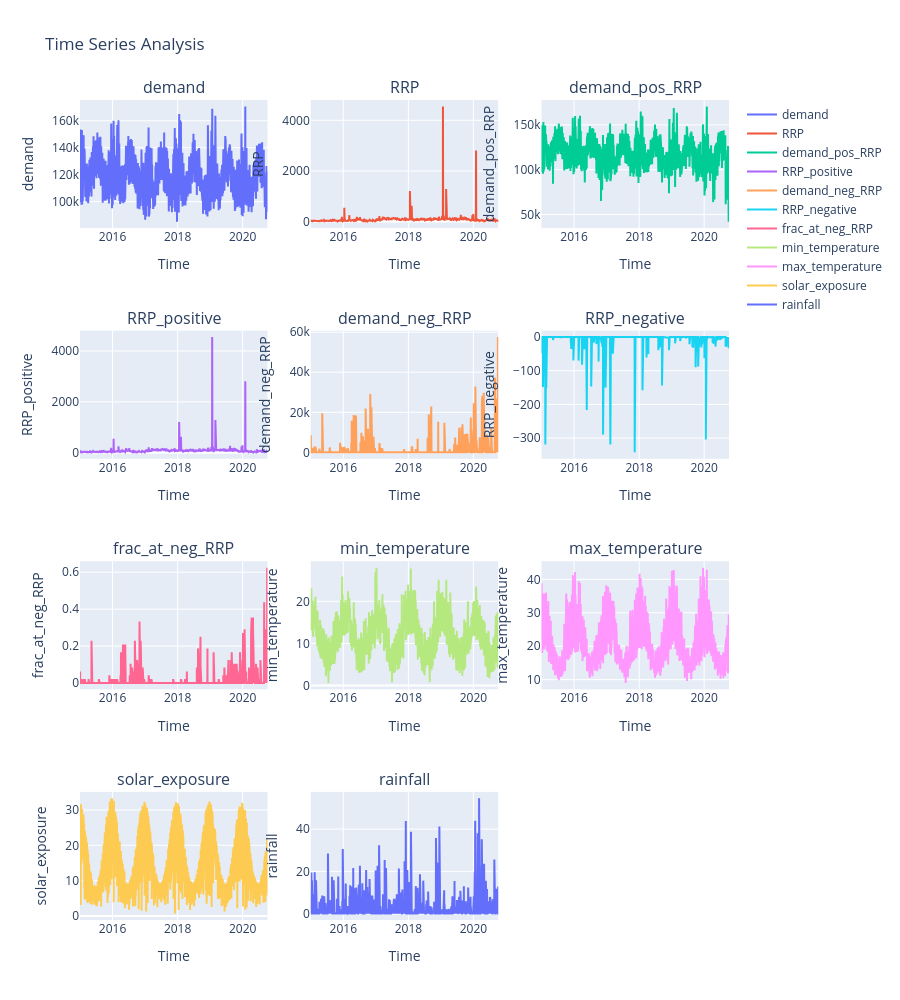

The code cell stored with this chart in its notebook:
### Markdown cell above
## 4. Generate Visualizations

### Code cell
# Create time series plots for numerical columns

time_series_fig = create_time_series_plots(
    df, time_col=time_col, numerical_cols=numerical_cols
)
time_series_fig.show()

### Figure 1 — Plotly figure (JSON) as saved in the notebook; plotly's stock layout.template omitted (floating-point values rounded to 4 significant figures; data arrays with more than 128 entries replaced by an {"elided": "..."} marker saying what was removed)
{"data": [{"line": {"width": 2}, "mode": "lines", "name": "demand", "type": "scatter", "x": {"elided": "2106 str values"}, "xaxis": "x", "y": {"elided": "2106 float values"}, "yaxis": "y"}, {"line": {"width": 2}, "mode": "lines", "name": "RRP", "type": "scatter", "x": {"elided": "2106 str values"}, "xaxis": "x2", "y": {"elided": "2106 float values"}, "yaxis": "y2"}, {"line": {"width": 2}, "mode": "lines", "name": "demand_pos_RRP", "type": "scatter", "x": {"elided": "2106 str values"}, "xaxis": "x3", "y": {"elided": "2106 float values"}, "yaxis": "y3"}, {"line": {"width": 2}, "mode": "lines", "name": "RRP_positive", "type": "scatter", "x": {"elided": "2106 str values"}, "xaxis": "x4", "y": {"elided": "2106 float values"}, "yaxis": "y4"}, {"line": {"width": 2}, "mode": "lines", "name": "demand_neg_RRP", "type": "scatter", "x": {"elided": "2106 str values"}, "xaxis": "x5", "y": {"elided": "2106 float values"}, "yaxis": "y5"}, {"line": {"width": 2}, "mode": "lines", "name": "RRP_negative", "type": "scatter", "x": {"elided": "2106 str values"}, "xaxis": "x6", "y": {"elided": "2106 float values"}, "yaxis": "y6"}, {"line": {"width": 2}, "mode": "lines", "name": "frac_at_neg_RRP", "type": "scatter", "x": {"elided": "2106 str values"}, "xaxis": "x7", "y": {"elided": "2106 float values"}, "yaxis": "y7"}, {"line": {"width": 2}, "mode": "lines", "name": "min_temperature", "type": "scatter", "x": {"elided": "2106 str values"}, "xaxis": "x8", "y": {"elided": "2106 float values"}, "yaxis": "y8"}, {"line": {"width": 2}, "mode": "lines", "name": "max_temperature", "type": "scatter", "x": {"elided": "2106 str values"}, "xaxis": "x9", "y": {"elided": "2106 float values"}, "yaxis": "y9"}, {"line": {"width": 2}, "mode": "lines", "name": "solar_exposure", "type": "scatter", "x": {"elided": "2106 str values"}, "xaxis": "x10", "y": {"elided": "2106 float values"}, "yaxis": "y10"}, {"line": {"width": 2}, "mode": "lines", "name": "rainfall", "type": "scatter", "x": {"elided": "2106 str values"}, "xaxis": "x11", "y": {"elided": "2106 float values"}, "yaxis": "y11"}], "layout": {"annotations": [{"font": {"size": 16}, "showarrow": false, "text": "demand", "x": 0.1444, "xanchor": "center", "xref": "paper", "y": 1, "yanchor": "bottom", "yref": "paper"}, {"font": {"size": 16}, "showarrow": false, "text": "RRP", "x": 0.5, "xanchor": "center", "xref": "paper", "y": 1, "yanchor": "bottom", "yref": "paper"}, {"font": {"size": 16}, "showarrow": false, "text": "demand_pos_RRP", "x": 0.8556, "xanchor": "center", "xref": "paper", "y": 1, "yanchor": "bottom", "yref": "paper"}, {"font": {"size": 16}, "showarrow": false, "text": "RRP_positive", "x": 0.1444, "xanchor": "center", "xref": "paper", "y": 0.7188, "yanchor": "bottom", "yref": "paper"}, {"font": {"size": 16}, "showarrow": false, "text": "demand_neg_RRP", "x": 0.5, "xanchor": "center", "xref": "paper", "y": 0.7188, "yanchor": "bottom", "yref": "paper"}, {"font": {"size": 16}, "showarrow": false, "text": "RRP_negative", "x": 0.8556, "xanchor": "center", "xref": "paper", "y": 0.7188, "yanchor": "bottom", "yref": "paper"}, {"font": {"size": 16}, "showarrow": false, "text": "frac_at_neg_RRP", "x": 0.1444, "xanchor": "center", "xref": "paper", "y": 0.4375, "yanchor": "bottom", "yref": "paper"}, {"font": {"size": 16}, "showarrow": false, "text": "min_temperature", "x": 0.5, "xanchor": "center", "xref": "paper", "y": 0.4375, "yanchor": "bottom", "yref": "paper"}, {"font": {"size": 16}, "showarrow": false, "text": "max_temperature", "x": 0.8556, "xanchor": "center", "xref": "paper", "y": 0.4375, "yanchor": "bottom", "yref": "paper"}, {"font": {"size": 16}, "showarrow": false, "text": "solar_exposure", "x": 0.1444, "xanchor": "center", "xref": "paper", "y": 0.1562, "yanchor": "bottom", "yref": "paper"}, {"font": {"size": 16}, "showarrow": false, "text": "rainfall", "x": 0.5, "xanchor": "center", "xref": "paper", "y": 0.1562, "yanchor": "bottom", "yref": "paper"}], "height": 1000, "hovermode": "x unified", "showlegend": true, "title": {"text": "Time Series Analysis"}, "xaxis": {"anchor": "y", "domain": [0, 0.2889], "title": {"text": "Time"}}, "xaxis10": {"anchor": "y10", "domain": [0, 0.2889], "title": {"text": "Time"}}, "xaxis11": {"anchor": "y11", "domain": [0.3556, 0.6444], "title": {"text": "Time"}}, "xaxis12": {"anchor": "y12", "domain": [0.7111, 1]}, "xaxis2": {"anchor": "y2", "domain": [0.3556, 0.6444], "title": {"text": "Time"}}, "xaxis3": {"anchor": "y3", "domain": [0.7111, 1], "title": {"text": "Time"}}, "xaxis4": {"anchor": "y4", "domain": [0, 0.2889], "title": {"text": "Time"}}, "xaxis5": {"anchor": "y5", "domain": [0.3556, 0.6444], "title": {"text": "Time"}}, "xaxis6": {"anchor": "y6", "domain": [0.7111, 1], "title": {"text": "Time"}}, "xaxis7": {"anchor": "y7", "domain": [0, 0.2889], "title": {"text": "Time"}}, "xaxis8": {"anchor": "y8", "domain": [0.3556, 0.6444], "title": {"text": "Time"}}, "xaxis9": {"anchor": "y9", "domain": [0.7111, 1], "title": {"text": "Time"}}, "yaxis": {"anchor": "x", "domain": [0.8438, 1], "title": {"text": "demand"}}, "yaxis10": {"anchor": "x10", "domain": [0, 0.1562], "title": {"text": "solar_exposure"}}, "yaxis11": {"anchor": "x11", "domain": [0, 0.1562], "title": {"text": "rainfall"}}, "yaxis12": {"anchor": "x12", "domain": [0, 0.1562]}, "yaxis2": {"anchor": "x2", "domain": [0.8438, 1], "title": {"text": "RRP"}}, "yaxis3": {"anchor": "x3", "domain": [0.8438, 1], "title": {"text": "demand_pos_RRP"}}, "yaxis4": {"anchor": "x4", "domain": [0.5625, 0.7188], "title": {"text": "RRP_positive"}}, "yaxis5": {"anchor": "x5", "domain": [0.5625, 0.7188], "title": {"text": "demand_neg_RRP"}}, "yaxis6": {"anchor": "x6", "domain": [0.5625, 0.7188], "title": {"text": "RRP_negative"}}, "yaxis7": {"anchor": "x7", "domain": [0.2812, 0.4375], "title": {"text": "frac_at_neg_RRP"}}, "yaxis8": {"anchor": "x8", "domain": [0.2812, 0.4375], "title": {"text": "min_temperature"}}, "yaxis9": {"anchor": "x9", "domain": [0.2812, 0.4375], "title": {"text": "max_temperature"}}}}
